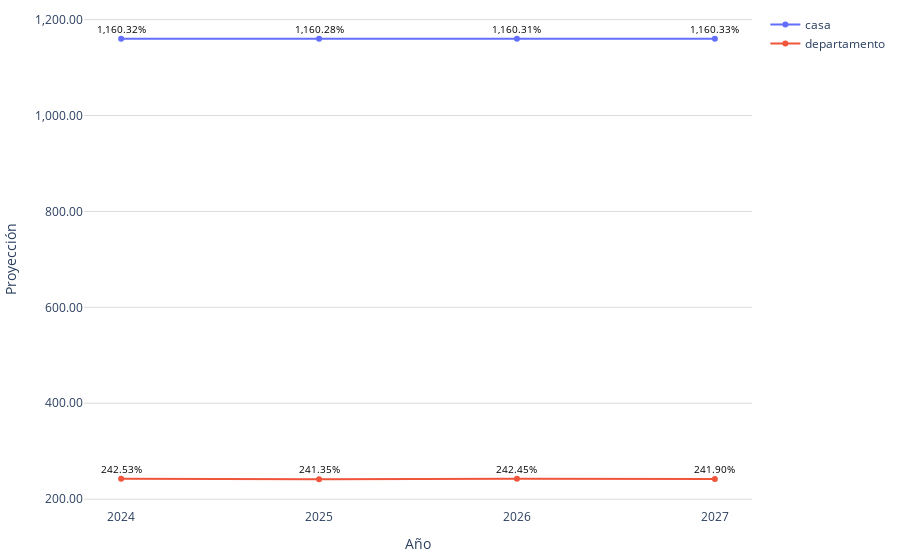

Write notebook code for a chart like this one.
### Code cell
# Crear figura
fig = go.Figure()

# Agregar líneas para cada tipo
for tipo in tipos.unique():
    df_tipo = df_proyeccion_anual_pachuca[df_proyeccion_anual_pachuca['tipo'] == tipo]
    fig.add_trace(go.Scatter(
        x=df_tipo['año'],
        y=df_tipo['proyeccion'],
        mode='markers+lines',
        name=tipo
    ))

# Configuración del layout del gráfico
fig.update_layout(
    #title='Proyeccion anual de oferta casas/departamentos',
    yaxis=dict(gridcolor='#dddcda'),  # Color del grid
    margin=dict(l=10, r=10, t=10, b=10),  # Ajusta los márgenes (left, right, top, bottom)
    plot_bgcolor='rgba(0,0,0,0)',     # Fondo del gráfico
)

# Modificar las etiquetas del eje X
fig.update_xaxes(
    tickvals=años,  # Posiciones de las marcas del eje X
    ticktext=años,  # Etiquetas del eje X
    title='Año'
)

# Cambiar el formato del eje Y para mostrar números grandes con comas
fig.update_yaxes(tickformat=',.2f', title='Proyección')

# Agregar etiquetas de texto a los puntos
for trace in fig.data:
    df_tipo = df_proyeccion_anual_pachuca[df_proyeccion_anual_pachuca['tipo'] == trace.name]
    for i, point in enumerate(trace.y):
        fig.add_annotation(
            x=trace.x[i], 
            y=point, 
            text=f'{point:,.2f}%',  # Mostrar el valor con comas y dos decimales
            showarrow=False,
            font=dict(color='black', size=10),
            yshift=10
        )
# Exportar gráfica como archivo HTML
def guardar_grafico_como_html(fig, nombre_archivo, carpeta='assets/graficas'):
    # Crear la carpeta si no existe
    if not os.path.exists(carpeta):
        os.makedirs(carpeta)
    # Gráfica como archivo HTML en la carpeta especificada
    pio.write_html(fig, f'{carpeta}/{nombre_archivo}.html')
# Guardar el gráfico como archivo HTML
guardar_grafico_como_html(fig, 'g_scatt_casasdepa_proyecanualoferta', carpeta='assets/graficas')

fig.show()

### Figure 1 — Plotly figure (JSON) as saved in the notebook; plotly's stock layout.template omitted (floating-point values rounded to 4 significant figures)
{"data": [{"mode": "markers+lines", "name": "casa", "type": "scatter", "x": [2024, 2025, 2026, 2027], "y": [1160.0, 1160.0, 1160.0, 1160.0]}, {"mode": "markers+lines", "name": "departamento", "type": "scatter", "x": [2024, 2025, 2026, 2027], "y": [242.5, 241.3, 242.4, 241.9]}], "layout": {"annotations": [{"font": {"color": "black", "size": 10}, "showarrow": false, "text": "1,160.32%", "x": 2024, "y": 1160.0, "yshift": 10}, {"font": {"color": "black", "size": 10}, "showarrow": false, "text": "1,160.28%", "x": 2025, "y": 1160.0, "yshift": 10}, {"font": {"color": "black", "size": 10}, "showarrow": false, "text": "1,160.31%", "x": 2026, "y": 1160.0, "yshift": 10}, {"font": {"color": "black", "size": 10}, "showarrow": false, "text": "1,160.33%", "x": 2027, "y": 1160.0, "yshift": 10}, {"font": {"color": "black", "size": 10}, "showarrow": false, "text": "242.53%", "x": 2024, "y": 242.5, "yshift": 10}, {"font": {"color": "black", "size": 10}, "showarrow": false, "text": "241.35%", "x": 2025, "y": 241.3, "yshift": 10}, {"font": {"color": "black", "size": 10}, "showarrow": false, "text": "242.45%", "x": 2026, "y": 242.4, "yshift": 10}, {"font": {"color": "black", "size": 10}, "showarrow": false, "text": "241.90%", "x": 2027, "y": 241.9, "yshift": 10}], "margin": {"b": 10, "l": 10, "r": 10, "t": 10}, "plot_bgcolor": "rgba(0,0,0,0)", "xaxis": {"ticktext": [2024, 2025, 2026, 2027, 2024, 2025, 2026, 2027], "tickvals": [2024, 2025, 2026, 2027, 2024, 2025, 2026, 2027], "title": {"text": "Año"}}, "yaxis": {"gridcolor": "#dddcda", "tickformat": ",.2f", "title": {"text": "Proyección"}}}}
